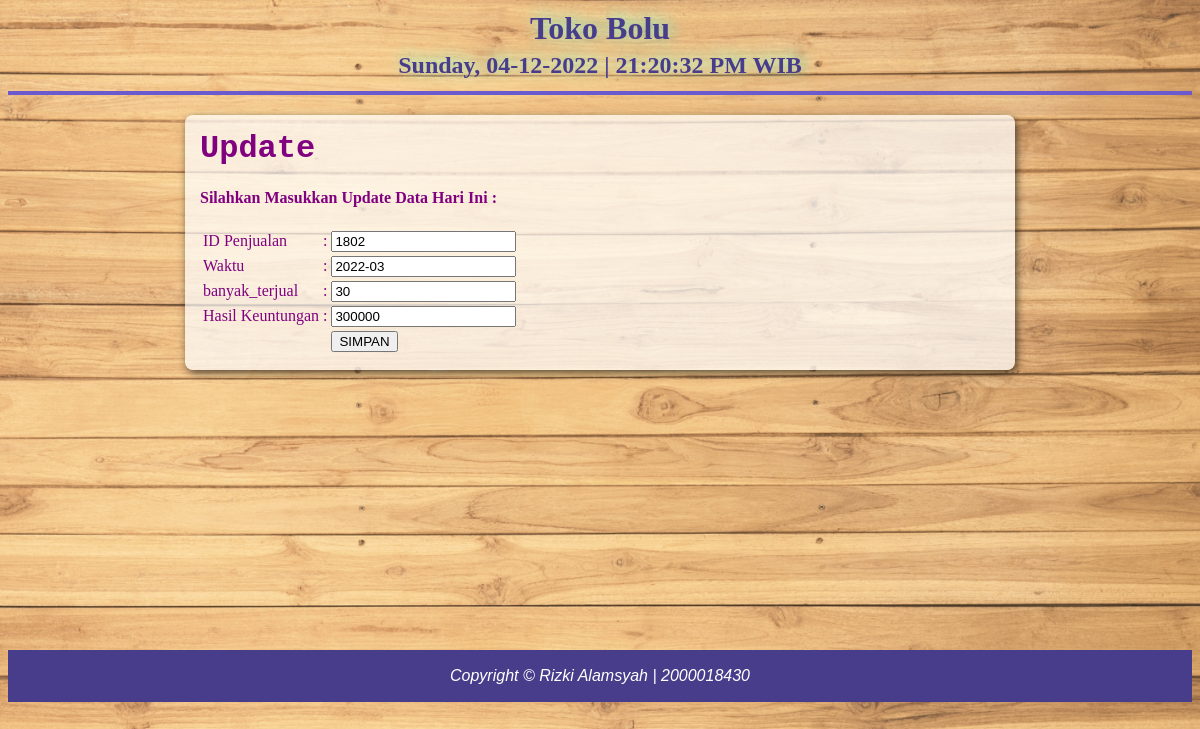
Page /edit_laporan.php?id_penjualan=1802 on the committed database.
### tables this page shows
CREATE TABLE `laporan_penjualan` (
  `id_penjualan` int(11) NOT NULL,
  `waktu` varchar(20) NOT NULL,
  `banyak_terjual` int(11) NOT NULL,
  `hasil_keuntungan` int(11) NOT NULL
);

### edit_laporan.php (the view, shortened to what this page needs)
<!DOCTYPE html>
<html>
<head>
    <header>
			<h1>Toko Bolu</h1>
			<h2><b>
            <?php echo date('l, d-m-Y');
			echo " | " .date("H:i:s A") ." WIB";?>
			</h2></b>
	</header>
    <div class="wrap">
    <div><strong><font size="6" face="Courier New, Courier, mono">Update</font></strong></div>
    <h4> Silahkan Masukkan Update Data Hari Ini :</h4>
<?php
include "koneksi.php";
$sqlEdit = mysqli_query($konek, "SELECT * FROM laporan_penjualan WHERE id_penjualan='$_GET[id_penjualan]'");
$e=mysqli_fetch_array($sqlEdit);
?>
<form method="post" action="">
    <table>
        <tr>
            <td>ID Penjualan</td>
            <td>:</td>
            <td><input type="text" name="id_penjualan" value="<?php echo $e['id_penjualan']?>" readonly></td>
        </tr>
        <tr>
            <td>Waktu</td>
            <td>:</td>
            <td><input type="datetime" name="waktu" value="<?php echo $e['waktu']?>"></td>
        </tr>
        <tr>
            <td>banyak_terjual</td>
            <td>:</td>
            <td><input type="number" name="banyak_terjual" value="<?php echo $e['banyak_terjual']?>"></td>
        </tr>
        <tr>
            <td>Hasil Keuntungan</td>
            <td>:</td>
            <td><input type="number" name="hasil_keuntungan" value="<?php echo $e['hasil_keuntungan']?>"></td>
        </tr>
        <tr>
            <td></td>
            <td></td>
            <td><input type="submit" value="SIMPAN"></td>
        </tr>
    </table>
</form>
    </div>
    <div class="footer">
    <p>Copyright &copy; Rizki Alamsyah | 2000018430</p>
    </div>

### edit_laporan.php (style rules this page uses)
header { position: relative; top: 0%; height: 70px; color:#483D8B; border-bottom: 4px solid #6A5ACD; border:left 0px; border-right: 0px; text-align: center; line-height:15px; text-shadow: 2px -2px 15px #7FFFD4; }
.wrap { background-color:rgba(255,255,255,0.7); width: 800px; color:#800080; margin: 20px auto; padding:15px; box-shadow: 2px 3px 8px rgba(0, 0, 0, 0.65); border-radius: 8px; }
h2 { text-align: center; }
.footer { margin-top:280px; padding: 1px; background-color: #483D8B; text-align: center; color: #fff; font-family: Arial, Helvetica, sans-serif; font-style: italic }

### rows in the picture
laporan_penjualan: id_penjualan "1802", waktu "2022-03", banyak_terjual "30", hasil_keuntungan "300000"
